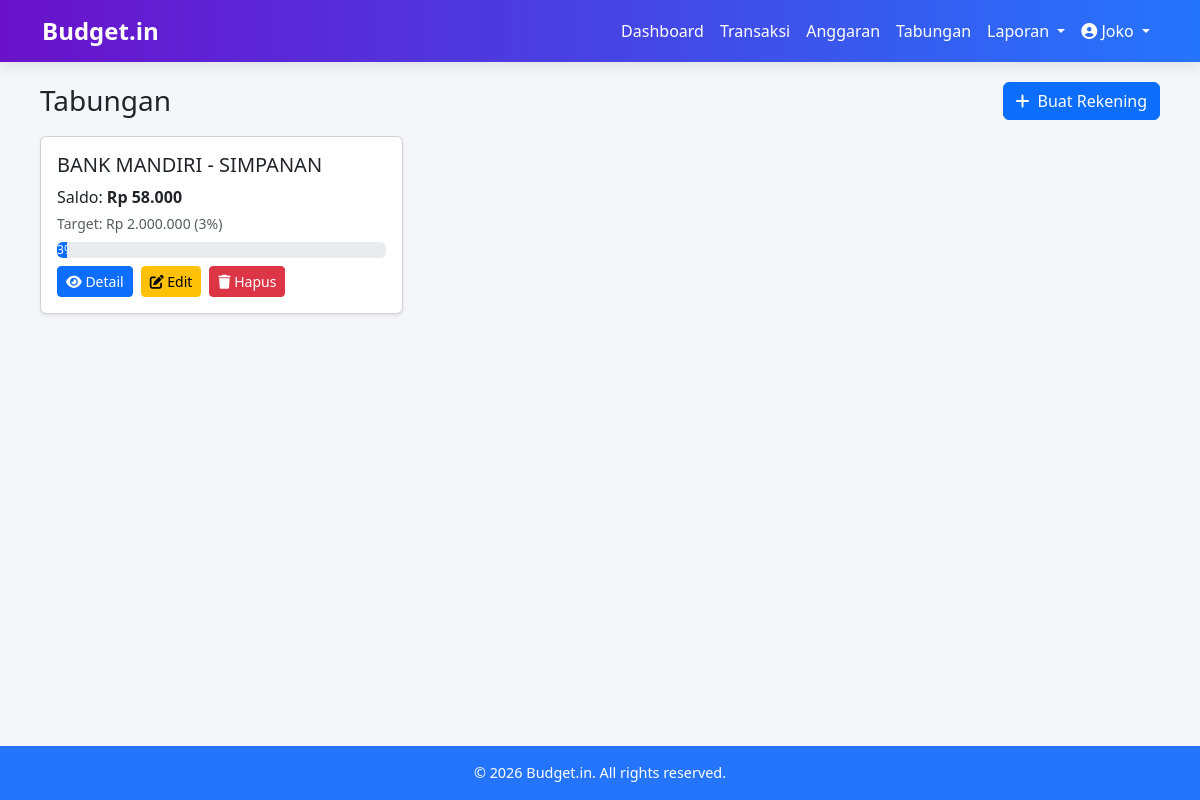
Page /public/tabungan/index.php (signed in) on the committed database.
### tables this page shows
CREATE TABLE IF NOT EXISTS `tabungan` (
  `id` int NOT NULL AUTO_INCREMENT,
  `id_mahasiswa` int NOT NULL,
  `nama` varchar(100) NOT NULL,
  `saldo` decimal(15,2) NOT NULL DEFAULT '0.00',
  `target_amount` decimal(15,2) DEFAULT NULL,
  `target_date` date DEFAULT NULL,
  `created_at` timestamp NOT NULL DEFAULT CURRENT_TIMESTAMP,
  `updated_at` timestamp NULL DEFAULT NULL,
  PRIMARY KEY (`id`),
  KEY `id_mahasiswa` (`id_mahasiswa`),
  CONSTRAINT `tabungan_ibfk_1` FOREIGN KEY (`id_mahasiswa`) REFERENCES `mahasiswa` (`id_mahasiswa`) ON DELETE CASCADE
);

### includes/functions.php (called while the page is built, shortened)
<?php
function e($str) {
    return htmlspecialchars((string)$str, ENT_QUOTES | ENT_SUBSTITUTE, 'UTF-8');
}

### public/tabungan/index.php (the view, shortened to what this page needs)
<?php
require_once __DIR__ . '/../../includes/functions.php';
include __DIR__ . '/../../includes/header.php';
$id_mahasiswa = $_SESSION['user_id'];
$stmt = $pdo->prepare("SELECT * FROM tabungan WHERE id_mahasiswa = ? ORDER BY created_at DESC");
$stmt->execute([$id_mahasiswa]);
$tabungans = $stmt->fetchAll(PDO::FETCH_ASSOC);
?>
<div class="d-flex justify-content-between align-items-center mb-3">
  <h3 class="mb-0">Tabungan</h3>
  <a href="create.php" class="btn btn-primary d-flex align-items-center justify-content-center">
      <i class="fa fa-plus"></i>
      <span class="d-none d-sm-inline ms-2">Buat Rekening</span>
  </a>
</div>
<div class="row g-3">
<?php if (empty($tabungans)): ?>
  <div class="col-12">
    <div class="alert alert-info">Belum ada rekening tabungan. Buat rekening untuk mulai menabung.</div>
  </div>
<?php else: ?>
  <?php foreach($tabungans as $t):
    $progress = ($t['target_amount'] && $t['target_amount'] > 0) ? min(100, ($t['saldo'] / $t['target_amount']) * 100) : 0;
  ?>
    <div class="col-12 col-md-6 col-lg-4">
      <div class="card shadow-sm h-100">
        <div class="card-body d-flex flex-column">
          <h5 class="card-title"><?= e($t['nama']) ?></h5>
          <p class="mb-1">Saldo: <strong>Rp <?= number_format($t['saldo'],0,',','.') ?></strong></p>
          <?php if($t['target_amount']): ?>
            <p class="mb-2 small text-muted">
              Target: Rp <?= number_format($t['target_amount'],0,',','.') ?> (<?= round($progress) ?>%)
            </p>
            <div class="progress mb-2">
              <div class="progress-bar" role="progressbar" style="width: <?= $progress ?>%">
                <?= round($progress) ?>%
              </div>
            </div>
          <?php endif; ?>
          <div class="mt-auto d-flex justify-content-start gap-2">
            <a href="show.php?id=<?= $t['id'] ?>" class="btn btn-sm btn-primary">
              <i class="fa fa-eye"></i><span> Detail</span>
            </a>
            <a href="edit.php?id=<?= $t['id'] ?>" class="btn btn-sm btn-warning">
              <i class="fa fa-edit"></i><span> Edit</span>
            </a>
            <a href="delete.php?id=<?= $t['id'] ?>" class="btn btn-sm btn-danger" onclick="return confirm('Yakin hapus rekening?')">
              <i class="fa fa-trash"></i><span> Hapus</span>
            </a>
          </div>
        </div>
      </div>
    </div>
  <?php endforeach; ?>
<?php endif; ?>
</div>
<?php include __DIR__ . '/../../includes/footer.php'; ?>

### includes/header.php (style rules this page uses)
html, body { height: 100%; margin: 0; }
body { display: flex; flex-direction: column; font-family: 'Segoe UI', sans-serif; background: #f5f6fa; }

### rows in the picture
tabungan: nama "BANK MANDIRI - SIMPANAN", saldo "58.000", target_amount "2.000.000", progress "3"

### other values in the picture
$_SESSION['user_name'] "Joko"
